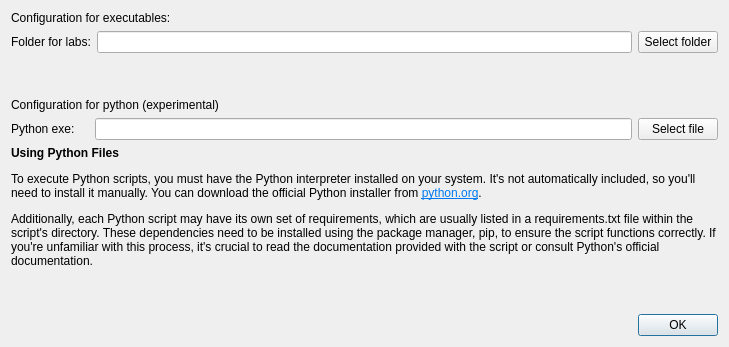
<?xml version="1.0" encoding="UTF-8"?>
<ui version="4.0">
 <class>ConfigPath</class>
 <widget class="QDialog" name="ConfigPath">
  <property name="geometry">
   <rect>
    <x>0</x>
    <y>0</y>
    <width>729</width>
    <height>347</height>
   </rect>
  </property>
  <property name="windowTitle">
   <string>MiningMath Labs - Configuration</string>
  </property>
  <layout class="QVBoxLayout" name="verticalLayout">
   <item>
    <widget class="QLabel" name="label_2">
     <property name="text">
      <string>Configuration for executables:</string>
     </property>
    </widget>
   </item>
   <item>
    <layout class="QHBoxLayout" name="horizontalLayout">
     <item>
      <widget class="QLabel" name="labelPath">
       <property name="minimumSize">
        <size>
         <width>78</width>
         <height>0</height>
        </size>
       </property>
       <property name="text">
        <string>Folder for labs:</string>
       </property>
      </widget>
     </item>
     <item>
      <widget class="DoubleClickedLineEdit" name="lePath">
       <property name="readOnly">
        <bool>true</bool>
       </property>
      </widget>
     </item>
     <item>
      <widget class="QPushButton" name="pbPath">
       <property name="text">
        <string>Select folder</string>
       </property>
      </widget>
     </item>
    </layout>
   </item>
   <item>
    <spacer name="verticalSpacer_2">
     <property name="orientation">
      <enum>Qt::Vertical</enum>
     </property>
     <property name="sizeHint" stdset="0">
      <size>
       <width>20</width>
       <height>40</height>
      </size>
     </property>
    </spacer>
   </item>
   <item>
    <widget class="QLabel" name="label">
     <property name="text">
      <string>Configuration for python (experimental)</string>
     </property>
    </widget>
   </item>
   <item>
    <layout class="QHBoxLayout" name="horizontalLayout_2">
     <property name="bottomMargin">
      <number>0</number>
     </property>
     <item>
      <widget class="QLabel" name="lbPython">
       <property name="minimumSize">
        <size>
         <width>78</width>
         <height>0</height>
        </size>
       </property>
       <property name="text">
        <string>Python exe:</string>
       </property>
      </widget>
     </item>
     <item>
      <widget class="DoubleClickedLineEdit" name="lePython"/>
     </item>
     <item>
      <widget class="QPushButton" name="pbPython">
       <property name="text">
        <string>Select file</string>
       </property>
      </widget>
     </item>
    </layout>
   </item>
   <item>
    <widget class="QLabel" name="label_3">
     <property name="text">
      <string>&lt;html&gt;&lt;head/&gt;&lt;body&gt;&lt;p&gt;&lt;span style=&quot; font-weight:700;&quot;&gt;Using Python Files&lt;/span&gt;&lt;/p&gt;&lt;p&gt;To execute Python scripts, you must have the Python interpreter installed on your system. It's not automatically included, so you'll need to install it manually. You can download the official Python installer from &lt;a href=&quot;https://www.python.org/downloads/&quot;&gt;&lt;span style=&quot; text-decoration: underline; color:#007af4;&quot;&gt;python.org&lt;/span&gt;&lt;/a&gt;.&lt;/p&gt;&lt;p&gt;Additionally, each Python script may have its own set of requirements, which are usually listed in a &lt;span style=&quot; font-family:'Courier New';&quot;&gt;requirements.txt&lt;/span&gt; file within the script's directory. These dependencies need to be installed using the package manager, &lt;span style=&quot; font-family:'Courier New';&quot;&gt;pip&lt;/span&gt;, to ensure the script functions correctly. If you're unfamiliar with this process, it's crucial to read the documentation provided with the script or consult Python's official documentation.&lt;/p&gt;&lt;/body&gt;&lt;/html&gt;</string>
     </property>
     <property name="wordWrap">
      <bool>true</bool>
     </property>
    </widget>
   </item>
   <item>
    <spacer name="verticalSpacer">
     <property name="orientation">
      <enum>Qt::Vertical</enum>
     </property>
     <property name="sizeHint" stdset="0">
      <size>
       <width>20</width>
       <height>40</height>
      </size>
     </property>
    </spacer>
   </item>
   <item>
    <widget class="QDialogButtonBox" name="buttonBox">
     <property name="orientation">
      <enum>Qt::Horizontal</enum>
     </property>
     <property name="standardButtons">
      <set>QDialogButtonBox::Ok</set>
     </property>
    </widget>
   </item>
  </layout>
 </widget>
 <customwidgets>
  <customwidget>
   <class>DoubleClickedLineEdit</class>
   <extends>QLineEdit</extends>
   <header>doubleclickedlineedit</header>
  </customwidget>
 </customwidgets>
 <resources/>
 <connections>
  <connection>
   <sender>buttonBox</sender>
   <signal>accepted()</signal>
   <receiver>ConfigPath</receiver>
   <slot>accept()</slot>
   <hints>
    <hint type="sourcelabel">
     <x>248</x>
     <y>254</y>
    </hint>
    <hint type="destinationlabel">
     <x>157</x>
     <y>274</y>
    </hint>
   </hints>
  </connection>
  <connection>
   <sender>buttonBox</sender>
   <signal>rejected()</signal>
   <receiver>ConfigPath</receiver>
   <slot>reject()</slot>
   <hints>
    <hint type="sourcelabel">
     <x>316</x>
     <y>260</y>
    </hint>
    <hint type="destinationlabel">
     <x>286</x>
     <y>274</y>
    </hint>
   </hints>
  </connection>
 </connections>
</ui>
